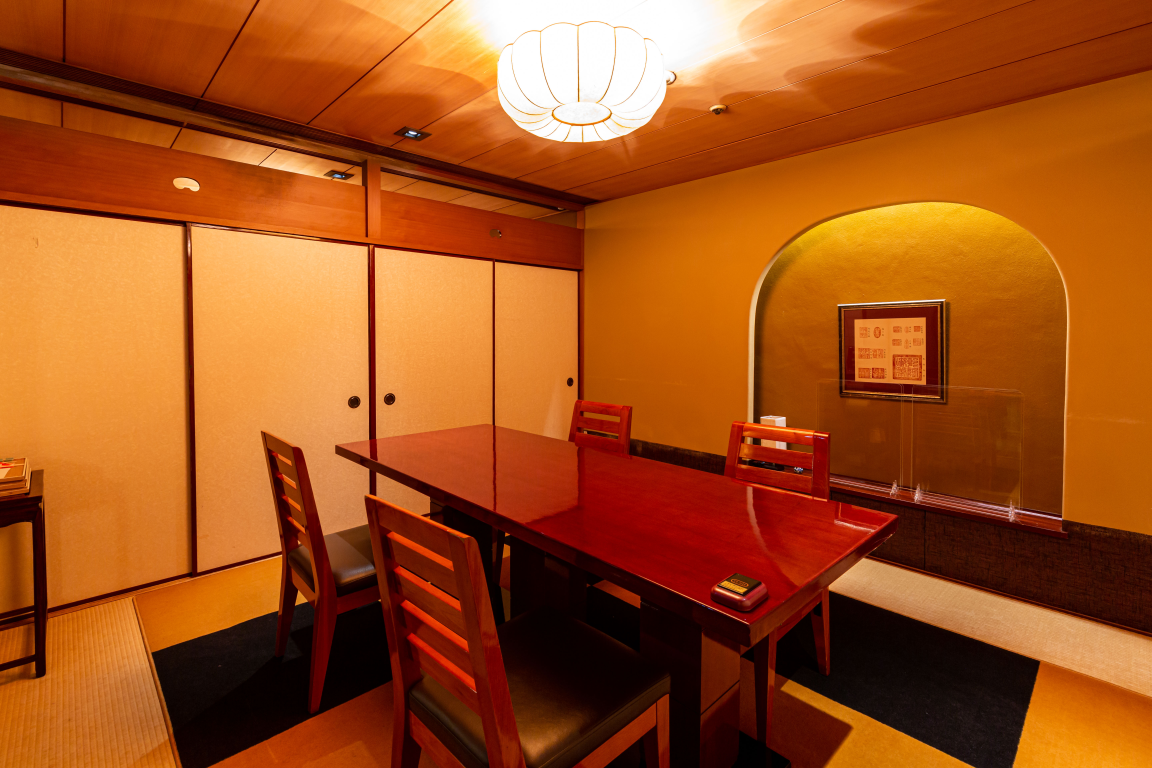
#> input picture 320A9384.JPG, 5760 x 3840 px (shown at 1/5 size)
$ python generate_reel.py
#> lines starting #> are read from the running program, lines starting #| are printed output that depends on the picture
"""
禅園西梅田 Instagram Reel MP4 Generator

- 1080x1920 (9:16) 縦型動画
- 30fps, 約25秒
- Ken Burns効果 + テキストオーバーレイ
- AI判定回避: 実写ベース・自然な動き
"""

import numpy as np
from PIL import Image, ImageDraw, ImageFont
import imageio
import os
import math

# === Config ===
WIDTH, HEIGHT = 1080, 1920
FPS = 30
OUTPUT = "reel_zenen_settai.mp4"
ASSETS = "assets"

# Color palette
GOLD = (201, 168, 76)
WHITE = (255, 255, 255)
CREAM = (245, 240, 232)


# [43 lines left out: function load_font, not called in this run]


def crop_to_fill(img, target_w, target_h):
    """Crop image to fill target dimensions (center crop)."""
    iw, ih = img.size
    target_ratio = target_w / target_h
    img_ratio = iw / ih

    if img_ratio > target_ratio:
        # Image is wider - crop sides
        new_w = int(ih * target_ratio)
        left = (iw - new_w) // 2
        img = img.crop((left, 0, left + new_w, ih))
    else:
        # Image is taller - crop top/bottom
        new_h = int(iw / target_ratio)
        top = (ih - new_h) // 2
        img = img.crop((0, top, iw, top + new_h))

    return img.resize((target_w, target_h), Image.LANCZOS)


# [279 lines left out: functions ken_burns_frame, add_gradient_overlay, draw_text_with_shadow, draw_centered_text, add_text_overlay, add_badge and 4 more, not called in this run]


def main():
    print("=== 禅園西梅田 Instagram Reel Generator ===")
    print(f"Output: {WIDTH}x{HEIGHT} @ {FPS}fps")

    # Load images
    print("\n[1/3] Loading images...")
    images = {}
    # Helper to find file by keyword in current directory
    def find_file(keyword):
#> called with keyword = 'お酒'
        for f in os.listdir('.'):
            if keyword in f and (f.endswith('.JPG') or f.endswith('.jpg')):
                return f
#> pass 2 of the loop in find_file, `for f in os.listdir('.'):`:
#> pass 2 of the loop in find_file, `for f in os.listdir('.'):`:
        return None

    image_files = {
        "private-room": "320A9384.JPG",            # 個室（和照明テーブル席）
        "bar-counter": "320A9411.JPG",              # バーカウンター
        "bar-couple": "DSC00434.JPG",               # バーで乾杯シルエット
        "room-entrance": "room_03.jpg",             # 個室（障子越し正面）
        "wine-cuisine": find_file("お酒"),           # ワイン＆料理
        "private-dining": find_file("0148"),         # 個室会食3人
        "dining-conversation": "assets/dining-conversation.jpg",
        "dining-closeup": "assets/dining-closeup.jpg",
        "counter-service": "assets/counter-service.jpg",
        "celebration-menu": "assets/celebration-menu.jpg",
    }

    for name, path in image_files.items():
        img = Image.open(path).convert('RGB')
#> img is the input picture: PIL image 5760x3840 RGB; mean R, G, B 161.3, 81, 27.1
        # Apply EXIF rotation
        from PIL import ExifTags
        try:
            exif = img._getexif()
            if exif:
                for tag, value in exif.items():
                    if ExifTags.TAGS.get(tag) == 'Orientation':
                        if value == 3:
                            img = img.rotate(180, expand=True)
                        elif value == 6:
                            img = img.rotate(270, expand=True)
                        elif value == 8:
                            img = img.rotate(90, expand=True)
        except Exception:
            pass
        # Pre-crop to 9:16 with some margin for Ken Burns
        images[name] = crop_to_fill(img, int(WIDTH * 1.2), int(HEIGHT * 1.2))
#> in crop_to_fill, `img = img.crop((left, 0, left + new_w, ih))`:
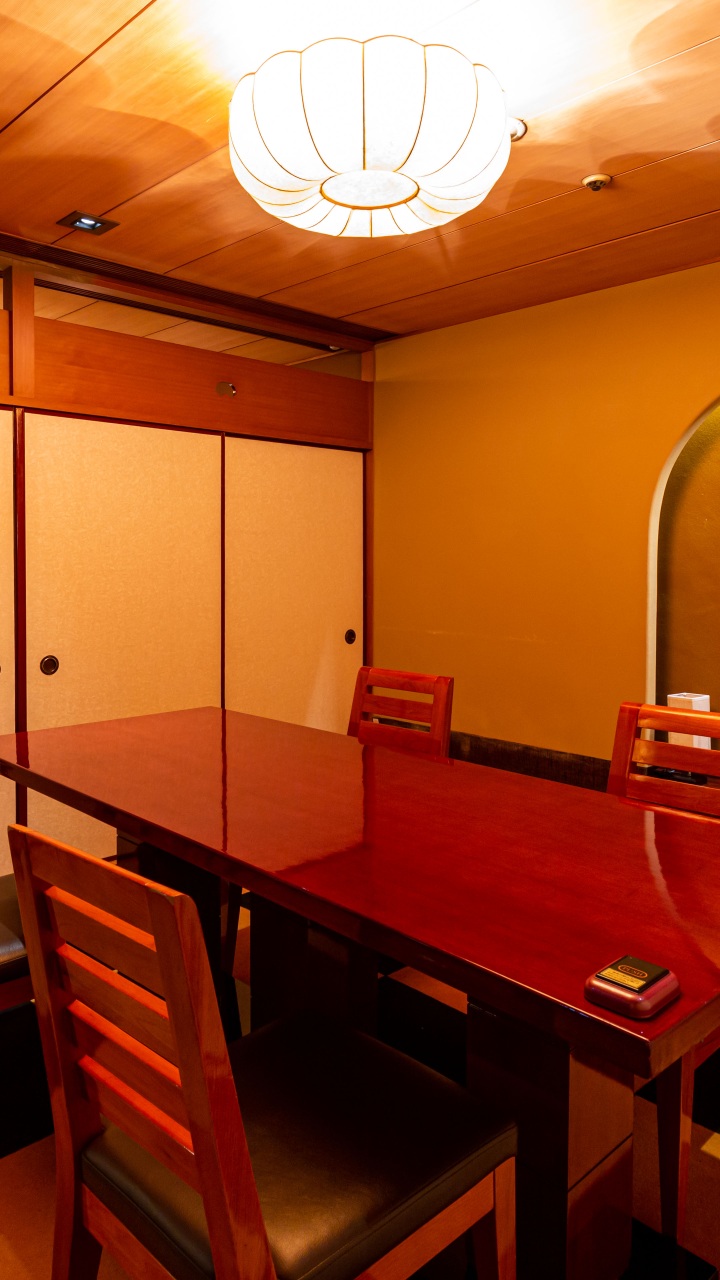
#> img: PIL image 2160x3840 RGB (shown at 1/3 size); mean R, G, B 156.3, 77.3, 35.9
        print(f"  Loaded: {name} ({img.size[0]}x{img.size[1]})")
#|   Loaded: private-room (5760x3840)
#> pass 2 of the loop in main, `for name, path in image_files.items():`:
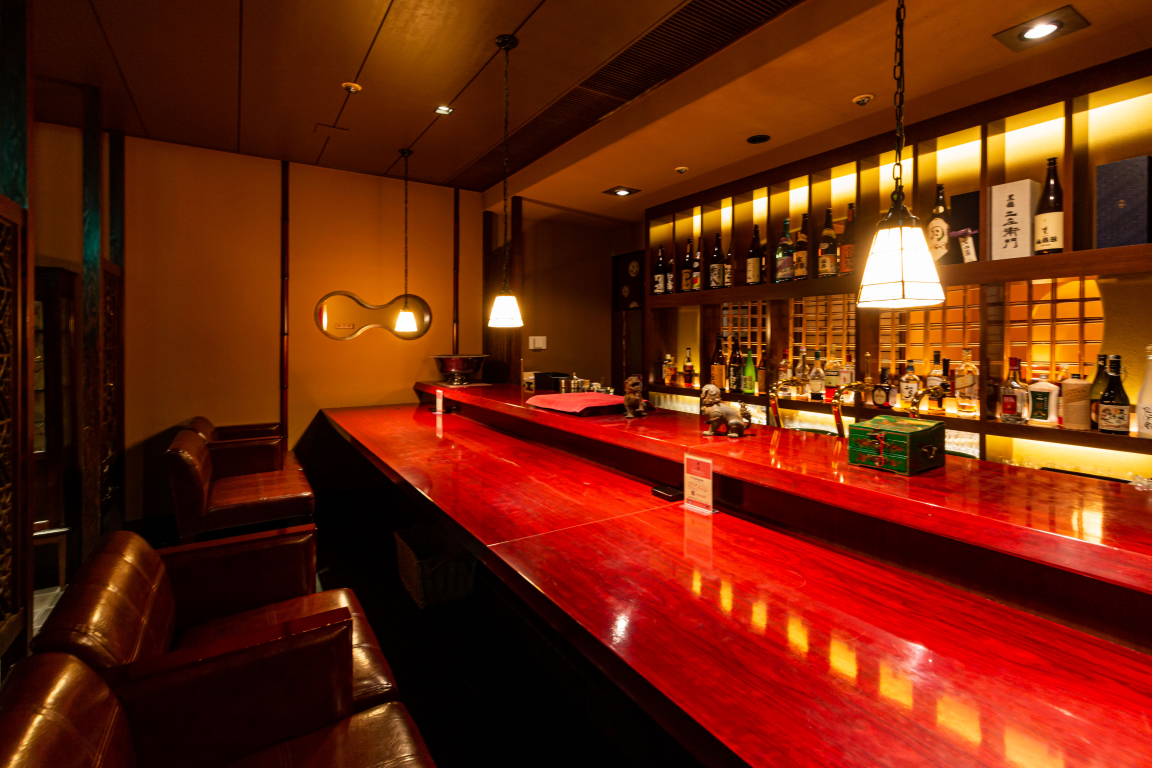
#> input picture 320A9411.JPG, 5760 x 3840 px (shown at 1/5 size)
#> in main, img is the input picture: PIL image 5760x3840 RGB; mean R, G, B 107.7, 37.4, 11.2
#> in crop_to_fill (call 2), `img = img.crop((left, 0, left + new_w, ih))`:
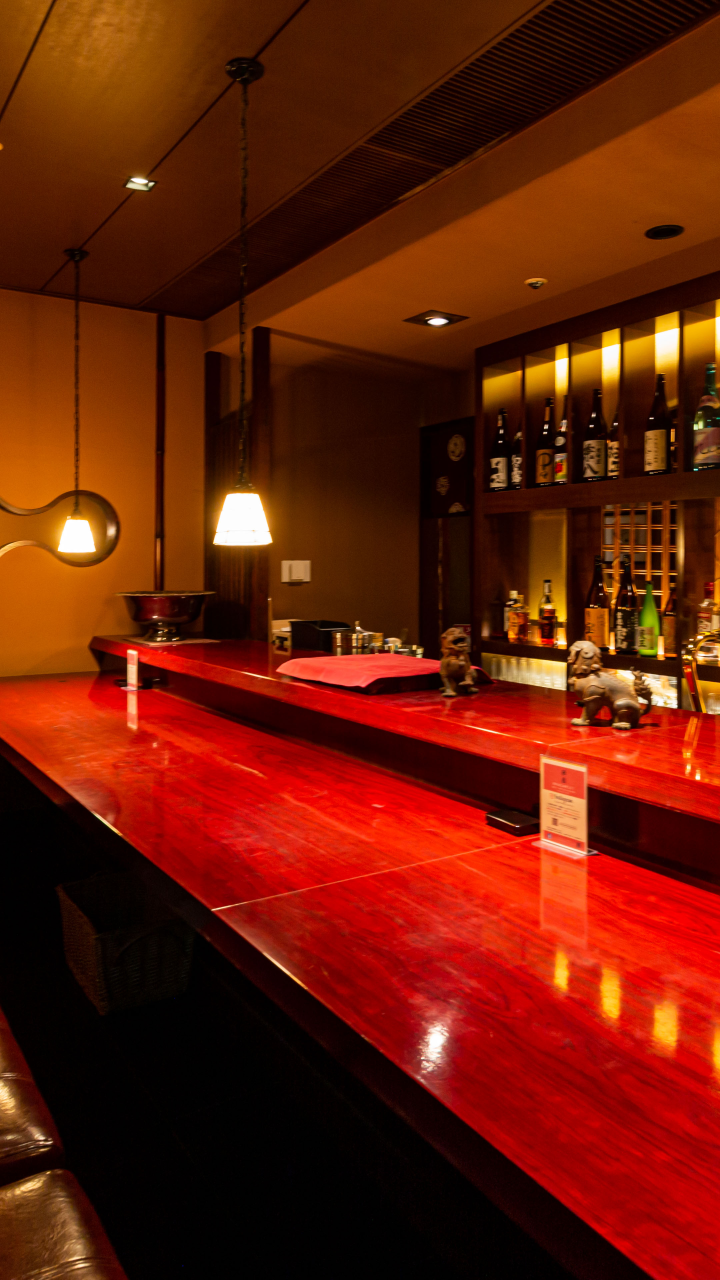
#> img: PIL image 2160x3840 RGB (shown at 1/3 size); mean R, G, B 104.1, 28.9, 6.3
#|   Loaded: bar-counter (5760x3840)

    # Load fonts
    print("\n[2/3] Loading fonts...")
    font_title_lg = load_font(72)
    font_title = load_font(52)
    font_caption = load_font(44)
    font_sub = load_font(34)
    font_small = load_font(26)
    font_logo = load_font(120)
    font_logo_sub = load_font(36)
    print("  Fonts ready")

    # === Define scenes (接待重視・新写真使用) ===
    scenes = [
        {
            "name": "Hook - 個室入口",
            "image": "room-entrance",
            "duration": 3.0,
            "effect": "zoom_in",
            "overlay": "dark",
        },
        {
            "name": "個室空間",
            "image": "private-room",
            "duration": 3.0,
            "effect": "pan_right",
            "overlay": "bottom",
        },
        {
            "name": "会話・信頼構築",
            "image": "dining-conversation",
            "duration": 3.0,
            "effect": "pan_left",
            "overlay": "bottom",
        },
        {
            "name": "おもてなし料理",
            "image": "dining-closeup",
            "duration": 3.0,
            "effect": "zoom_slow",
            "overlay": "bottom",
        },
        {
            "name": "ワイン＆料理",
            "image": "wine-cuisine",
            "duration": 2.5,
            "effect": "pan_right",
            "overlay": "bottom",
        },
        {
            "name": "バーで乾杯",
            "image": "bar-couple",
            "duration": 2.5,
            "effect": "zoom_slow",
            "overlay": "bottom",
        },
        {
            "name": "個室会食",
            "image": "private-dining",
            "duration": 2.5,
            "effect": "zoom_in",
            "overlay": "bottom",
        },
        {
            "name": "CTA - 店舗情報",
            "image": "bar-counter",
            "duration": 5.0,
            "effect": "zoom_slow",
            "overlay": "full",
        },
    ]

    crossfade_duration = 0.5  # seconds

    # Calculate total frames
    total_duration = sum(s["duration"] for s in scenes)
    total_frames = int(total_duration * FPS)
    print(f"\n  Total duration: {total_duration:.1f}s ({total_frames} frames)")

    # === Generate frames ===
    print("\n[3/3] Generating frames...")

    writer = imageio.get_writer(
        OUTPUT,
        fps=FPS,
        codec='libx264',
        quality=8,
        pixelformat='yuv420p',
        macro_block_size=2,
        output_params=['-preset', 'slow', '-crf', '18']
    )

    frame_count = 0
    scene_start_times = []
    t = 0
    for s in scenes:
        scene_start_times.append(t)
        t += s["duration"]

    for frame_idx in range(total_frames):
        current_time = frame_idx / FPS

        # Find current scene
        scene_idx = 0
        for i, start_t in enumerate(scene_start_times):
            if i + 1 < len(scene_start_times):
                if current_time >= scene_start_times[i + 1]:
                    scene_idx = i + 1
            else:
                if current_time >= start_t:
                    scene_idx = i

        scene = scenes[scene_idx]
        scene_start = scene_start_times[scene_idx]
        scene_time = current_time - scene_start
        scene_duration = scene["duration"]
        scene_progress = scene_time / scene_duration

        # Ken Burns
        img = images[scene["image"]]
        frame = ken_burns_frame(img, scene_progress, scene["effect"])

        # Gradient overlay
        frame = add_gradient_overlay(frame, scene["overlay"])

        # Text animation progress
        t_text = scene_time  # seconds into scene

        # === Per-scene text overlays (接待重視 / 新写真 / 文字1.1倍) ===
        if scene_idx == 0:
            # HOOK: 個室入口 → 課題提起
            badge_t = max(0, (t_text - 0.2) / 0.4)
            frame = add_badge(frame, "接 待 ・ ビ ジ ネ ス 会 食", min(1.0, badge_t))

            texts = [
                {"text": "「次の接待、", "y": 750, "size": 70, "color": WHITE, "bold": True, "delay": 0.13},
                {"text": "どこにしよう…」", "y": 840, "size": 70, "color": WHITE, "bold": True, "delay": 0.23},
                {"text": "その悩み、ここで解決します", "y": 945, "size": 37, "color": GOLD, "delay": 0.6},
            ]
            frame = add_text_overlay(frame, texts, t_text)
            frame = add_gold_line(frame, max(0, (t_text - 1.2) / 0.8), y=935)

        elif scene_idx == 1:
            # 個室空間
            texts = [
                {"text": "周囲を気にしない完全個室", "y": 1530, "size": 48, "color": WHITE, "delay": 0.1},
                {"text": "商談も安心の静寂空間", "y": 1595, "size": 33, "color": GOLD, "delay": 0.3},
            ]
            frame = add_text_overlay(frame, texts, t_text)

        elif scene_idx == 2:
            # 会話・信頼構築
            texts = [
                {"text": "距離が縮まる、和の空間", "y": 1530, "size": 48, "color": WHITE, "delay": 0.1},
                {"text": "大切な商談を成功に導く", "y": 1595, "size": 33, "color": GOLD, "delay": 0.3},
            ]
            frame = add_text_overlay(frame, texts, t_text)

        elif scene_idx == 3:
            # おもてなし料理
            texts = [
                {"text": "「さすが」と言わせる", "y": 1530, "size": 48, "color": WHITE, "delay": 0.1},
                {"text": "旬の懐石で格上のおもてなし", "y": 1595, "size": 33, "color": GOLD, "delay": 0.3},
            ]
            frame = add_text_overlay(frame, texts, t_text)

        elif scene_idx == 4:
            # ワイン＆料理
            texts = [
                {"text": "厳選された酒とともに", "y": 1530, "size": 48, "color": WHITE, "delay": 0.1},
                {"text": "会話が弾むおもてなし", "y": 1595, "size": 33, "color": GOLD, "delay": 0.3},
            ]
            frame = add_text_overlay(frame, texts, t_text)

        elif scene_idx == 5:
            # バーで乾杯
            texts = [
                {"text": "特別な夜を、特別な場所で", "y": 1530, "size": 48, "color": WHITE, "delay": 0.1},
            ]
            frame = add_text_overlay(frame, texts, t_text)

        elif scene_idx == 6:
            # 個室会食
            texts = [
                {"text": "選んで正解だった ——", "y": 1530, "size": 48, "color": WHITE, "delay": 0.1},
                {"text": "お客様の満足が、信頼になる", "y": 1595, "size": 33, "color": GOLD, "delay": 0.3},
            ]
            frame = add_text_overlay(frame, texts, t_text)

        elif scene_idx == 7:
            # CTA: 西梅田 禅園 店舗情報
            texts = [
                {"text": "大阪で選ばれる接待の場", "y": 420, "size": 37, "color": GOLD, "delay": 0.1},
            ]
            frame = add_text_overlay(frame, texts, t_text)

            # ロゴ
            logo_t = max(0, (t_text - 0.4) / 0.5)
            if logo_t > 0:
                logo_texts = [
                    {"text": "西梅田 禅園", "y": 700, "size": 110, "color": WHITE, "bold": True, "delay": 0.0},
                ]
                frame = add_text_overlay(frame, logo_texts, min(1.0, logo_t))
                frame = add_gold_line(frame, max(0, (logo_t - 0.3) / 0.5), y=830, max_width=240)

            # 店舗情報
            info_texts = [
                {"text": "〒530-0001", "y": 1050, "size": 24, "color": (200, 200, 200), "delay": 0.5},
                {"text": "大阪府大阪市北区梅田2-5-25", "y": 1085, "size": 26, "color": WHITE, "delay": 0.55},
                {"text": "ハービスPLAZA B2F", "y": 1120, "size": 26, "color": WHITE, "delay": 0.58},
                {"text": "TEL 06-6457-1002", "y": 1160, "size": 26, "color": WHITE, "delay": 0.6},
                {"text": "ランチ 11:00〜14:45（L.O.14:00）", "y": 1205, "size": 24, "color": (200, 200, 200), "delay": 0.65},
                {"text": "ディナー 17:30〜22:30（L.O.21:00）", "y": 1240, "size": 24, "color": (200, 200, 200), "delay": 0.68},
                {"text": "定休日 不定休（ハービスPLAZA定休日に準ずる）", "y": 1275, "size": 22, "color": (180, 180, 180), "delay": 0.7},
            ]
            frame = add_text_overlay(frame, info_texts, t_text)

            # CTA button
            cta_t = max(0, (t_text - 2.2) / 0.4)
            frame = add_cta_button(frame, "接待のご予約はプロフィールから", cta_t)

            # Handle
            handle_texts = [
                {"text": "@nishiumeda_zenen", "y": 1700, "size": 24, "color": (180, 180, 180), "delay": 1.0},
            ]
            frame = add_text_overlay(frame, handle_texts, t_text)

        # Crossfade between scenes
        if scene_time < crossfade_duration and scene_idx > 0:
            prev_scene = scenes[scene_idx - 1]
            prev_img = images[prev_scene["image"]]
            prev_frame = ken_burns_frame(prev_img, 1.0, prev_scene["effect"])
            prev_frame = add_gradient_overlay(prev_frame, prev_scene["overlay"])
            fade_t = scene_time / crossfade_duration
            frame = generate_crossfade(prev_frame, frame, fade_t)

        # Progress bars
        frame = add_progress_bars(frame, scene_idx, len(scenes), scene_progress)

        # Write frame
        writer.append_data(np.array(frame))
        frame_count += 1

        if frame_count % (FPS * 2) == 0:
            pct = frame_count / total_frames * 100
            print(f"  Progress: {pct:.0f}% ({frame_count}/{total_frames} frames)")

    writer.close()

    file_size = os.path.getsize(OUTPUT) / (1024 * 1024)
    print(f"\n=== Complete! ===")
    print(f"  File: {OUTPUT}")
    print(f"  Size: {file_size:.1f} MB")
    print(f"  Duration: {total_duration:.1f}s")
    print(f"  Resolution: {WIDTH}x{HEIGHT}")
    print(f"  FPS: {FPS}")


if __name__ == "__main__":
#> (the run stopped early here; a loop or call above may not have finished)
